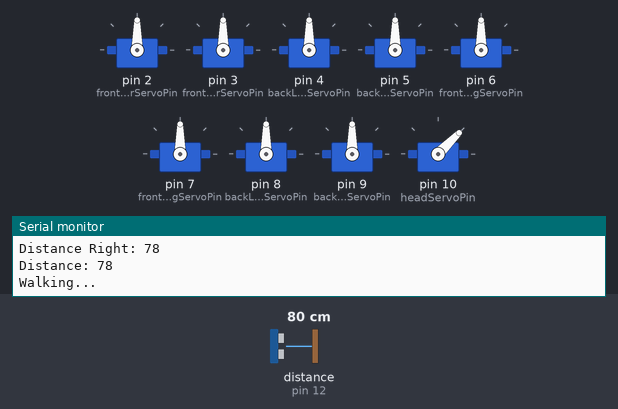
Bench run of a sketch on a simulated Arduino Uno, built with avr-gcc and run on an emulated ATmega328P. Parts: 9 × servo, the last lines printed to the serial monitor. Wiring (inferred from the names in the program): ultrasonic range finder: trigger pin 11; echo pin 12. The test bench sets the inputs (shaded band); at power-on: distance to the obstacle (sensor on pin 12) 80 cm. The echo pulse lasts 58.3 µs per cm.

Above: at 1.8 s.
1.9 s: distance to the obstacle (sensor on pin 12) set to 2 cm
At 2.3 s:
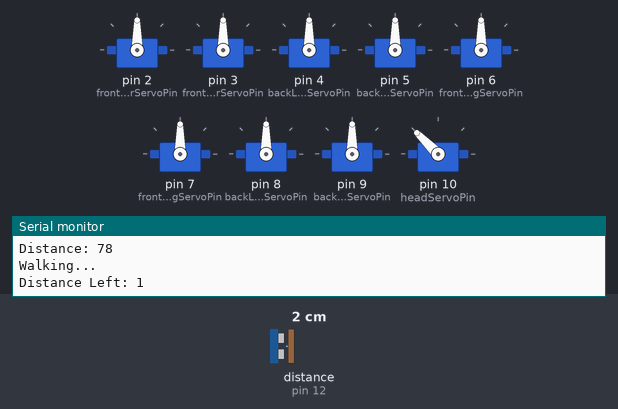
5.4 s: distance to the obstacle (sensor on pin 12) set to 35 cm
At 5.52 s:
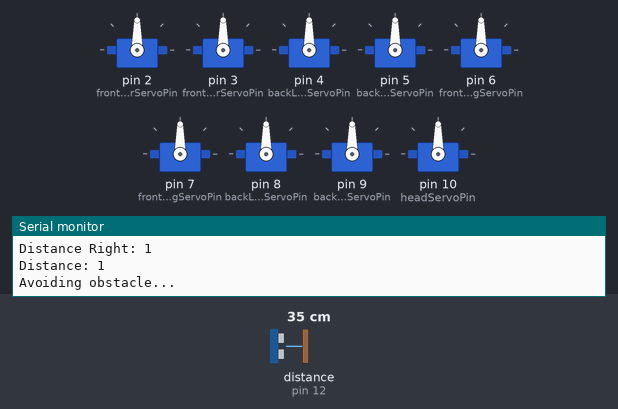
8.9 s: distance to the obstacle (sensor on pin 12) set to 4 cm
Timing chart, 0 to 18.4 s (numbered marks = the images above; inputs shaded):
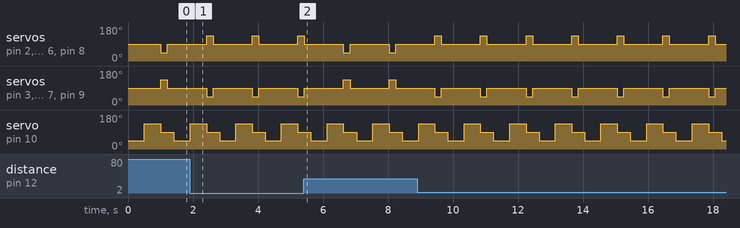

Measured:
- by itself, servo on pin 10 (headServoPin): repeats every 1.4 s: 90° 0.40 s, 45° 0.50 s, 135° 0.50 s
- by itself, servo on pin 2 (frontLeftCornerServoPin), servo on pin 4 (backLeftCornerServoPin), servo on pin 6 (frontLeftLegServoPin), servo on pin 8 (backLeftLegServoPin): alternates 135° for 0.20 s and 90° for 1.2 s
- by itself, servo on pin 3 (frontRightCornerServoPin), servo on pin 5 (backRightCornerServoPin), servo on pin 7 (frontRightLegServoPin), servo on pin 9 (backRightLegServoPin): alternates 90° for 1.2 s and 45° for 0.20 s

The sketch:

Spidy.ino
```cpp
#include <Servo.h>

// Define the servos
Servo frontLeftCornerServo;
Servo frontRightCornerServo;
Servo backLeftCornerServo;
Servo backRightCornerServo;

Servo frontLeftLegServo;
Servo frontRightLegServo;
Servo backLeftLegServo;
Servo backRightLegServo;

Servo headServo;

// Define the pins for the servos
const int frontLeftCornerServoPin = 2;
const int frontRightCornerServoPin = 3;
const int backLeftCornerServoPin = 4;
const int backRightCornerServoPin = 5;

const int frontLeftLegServoPin = 6;
const int frontRightLegServoPin = 7;
const int backLeftLegServoPin = 8;
const int backRightLegServoPin = 9;

const int headServoPin = 10;

// Define ultrasonic sensor pins
const int trigPin = 11;
const int echoPin = 12;

// Define distance threshold for obstacle detection
const int distanceThreshold = 20; // in cm

void setup() {
  Serial.begin(9600);

  // Attach corner servos to pins
  frontLeftCornerServo.attach(frontLeftCornerServoPin);
  frontRightCornerServo.attach(frontRightCornerServoPin);
  backLeftCornerServo.attach(backLeftCornerServoPin);
  backRightCornerServo.attach(backRightCornerServoPin);

  // Attach leg servos to pins
  frontLeftLegServo.attach(frontLeftLegServoPin);
  frontRightLegServo.attach(frontRightLegServoPin);
  backLeftLegServo.attach(backLeftLegServoPin);
  backRightLegServo.attach(backRightLegServoPin);

  // Attach head servo to pin
  headServo.attach(headServoPin);

  // Set up the ultrasonic sensor
  pinMode(trigPin, OUTPUT);
  pinMode(echoPin, INPUT);

  // Initialize servos to starting positions
  initializeServos();
}

void loop() {
  // Check for obstacles
  int distance = getDistance();

  Serial.print("Distance: ");
  Serial.println(distance);

  if (distance < distanceThreshold) {
    // Obstacle detected, perform avoidance behavior
    avoidObstacle();
  } else {
    // No obstacle, continue normal walking
    walk();
  }
}

void initializeServos() {
  // Initialize all servos to default positions
  frontLeftCornerServo.write(90); // Assume 90 is the neutral position
  frontRightCornerServo.write(90);
  backLeftCornerServo.write(90);
  backRightCornerServo.write(90);

  frontLeftLegServo.write(90);
  frontRightLegServo.write(90);
  backLeftLegServo.write(90);
  backRightLegServo.write(90);

  headServo.write(90); // Center the head
}

int getDistance() {
  // Scan left
  headServo.write(45);
  delay(500);
  int distanceLeft = measureDistance();
  Serial.print("Distance Left: ");
  Serial.println(distanceLeft);

  // Scan right
  headServo.write(135);
  delay(500);
  int distanceRight = measureDistance();
  Serial.print("Distance Right: ");
  Serial.println(distanceRight);

  // Center the head
  headServo.write(90);

  // Return the smaller distance
  return min(distanceLeft, distanceRight);
}

int measureDistance() {
  // Send a pulse to trigger the ultrasonic sensor
  digitalWrite(trigPin, LOW);
  delayMicroseconds(2);
  digitalWrite(trigPin, HIGH);
  delayMicroseconds(10);
  digitalWrite(trigPin, LOW);

  // Read the pulse duration from the echo pin
  long duration = pulseIn(echoPin, HIGH);

  // Calculate the distance in cm
  int distance = duration * 0.034 / 2;

  return distance;
}

void walk() {
  Serial.println("Walking...");

  // Basic walking gait - alternate leg movement
  frontLeftLegServo.write(45);  // Move front left leg forward
  frontRightLegServo.write(135); // Move front right leg backward
  backLeftLegServo.write(45);    // Move back left leg forward
  backRightLegServo.write(135);  // Move back right leg backward

  frontLeftCornerServo.write(45); // Move front left corner
  frontRightCornerServo.write(135); // Move front right corner
  backLeftCornerServo.write(45); // Move back left corner
  backRightCornerServo.write(135); // Move back right corner

  delay(200);

  frontLeftLegServo.write(90);  // Return front left leg to neutral
  frontRightLegServo.write(90); // Return front right leg to neutral
  backLeftLegServo.write(90);   // Return back left leg to neutral
  backRightLegServo.write(90);  // Return back right leg to neutral

  frontLeftCornerServo.write(90); // Return front left corner to neutral
  frontRightCornerServo.write(90); // Return front right corner to neutral
  backLeftCornerServo.write(90); // Return back left corner to neutral
  backRightCornerServo.write(90); // Return back right corner to neutral

  delay(200);
}

void avoidObstacle() {
  Serial.println("Avoiding obstacle...");

  // Basic obstacle avoidance - turn to the right
  frontLeftLegServo.write(135);  // Move left legs backward
  backLeftLegServo.write(135);   // Move left legs backward

  frontRightLegServo.write(45);  // Move right legs forward
  backRightLegServo.write(45);   // Move right legs forward

  frontLeftCornerServo.write(135); // Move left corners backward
  backLeftCornerServo.write(135); // Move left corners backward

  frontRightCornerServo.write(45); // Move right corners forward
  backRightCornerServo.write(45); // Move right corners forward

  delay(200);

  frontLeftLegServo.write(90);  // Return left legs to neutral
  backLeftLegServo.write(90);   // Return left legs to neutral

  frontRightLegServo.write(90); // Return right legs to neutral
  backRightLegServo.write(90);  // Return right legs to neutral

  frontLeftCornerServo.write(90); // Return left corners to neutral
  backLeftCornerServo.write(90); // Return left corners to neutral

  frontRightCornerServo.write(90); // Return right corners to neutral
  backRightCornerServo.write(90); // Return right corners to neutral

  delay(200);
}
```
